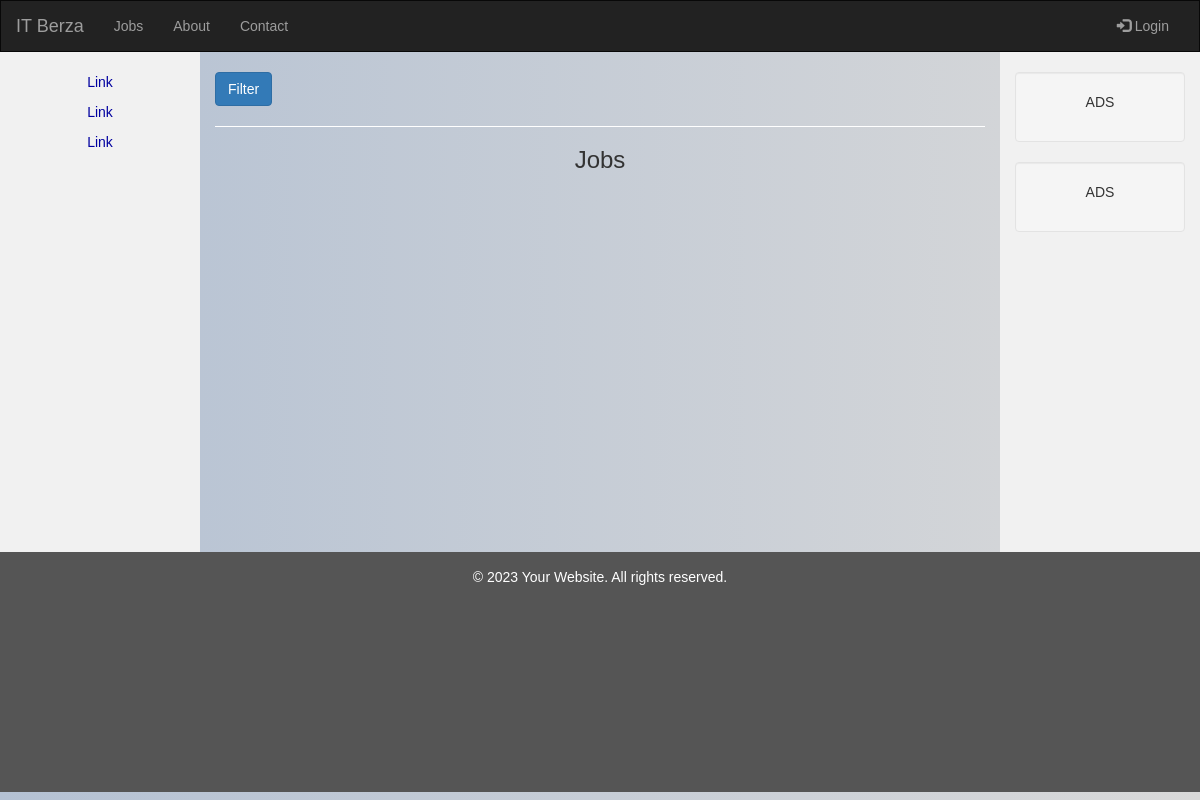
Before: / with the older database file.
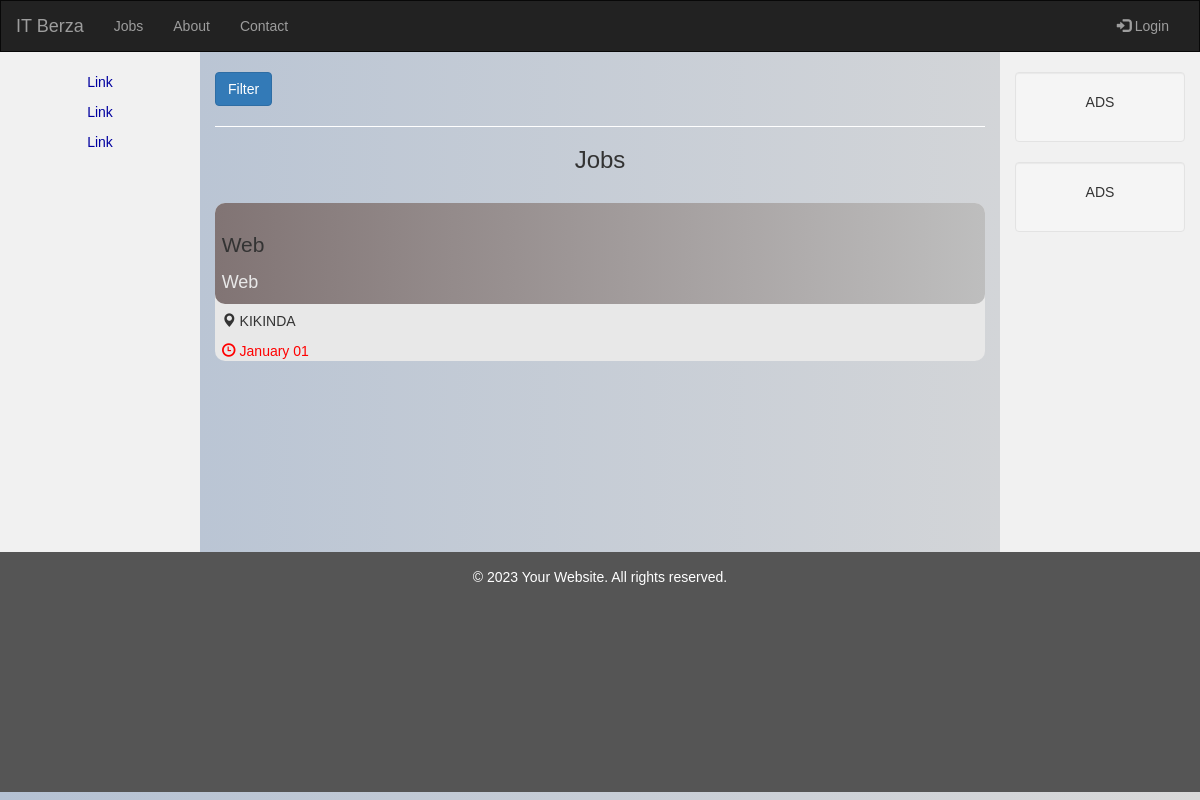
After: the same page with the newer database file.
### tables this page shows
CREATE TABLE `jobs` (
  `id_job` int(11) NOT NULL,
  `contact_person` varchar(255) NOT NULL,
  `contact_email` varchar(255) NOT NULL,
  `contact_telephone` varchar(255) NOT NULL,
  `company_name` varchar(255) NOT NULL,
  `poster_company_name` varchar(255) NOT NULL,
  `tax_id_number` int(63) NOT NULL,
  `position_name` varchar(255) NOT NULL,
  `category` varchar(255) NOT NULL,
  `city` varchar(255) NOT NULL,
  `remote` tinyint(1) NOT NULL DEFAULT 0,
  `qualifications` varchar(255) NOT NULL,
  `employment_type` varchar(255) NOT NULL,
  `text` text NOT NULL,
  `signup_email` varchar(255) NOT NULL,
  `signup_telephone` varchar(255) NOT NULL,
  `duration` int(63) NOT NULL,
  `period_from` date DEFAULT NULL,
  `period_to` date DEFAULT NULL,
  `is_enabled` tinyint(1) NOT NULL DEFAULT 0
);

CREATE TABLE `cities` (
  `id_city` int(11) NOT NULL,
  `city` varchar(255) NOT NULL
);

### index.php (the view, shortened to what this page needs)
<?php
require 'ban-check.php';
?>
<!DOCTYPE html>
<html lang="en">
<head>
    <link rel="stylesheet" href="https://maxcdn.bootstrapcdn.com/bootstrap/3.4.1/css/bootstrap.min.css">
    <link href="style.css" rel="stylesheet">
</head>
<body>
<nav class="navbar navbar-inverse">
    <div class="container-fluid">
        <div class="navbar-header">
            <a class="navbar-brand" href="index.php">IT Berza</a>
        </div>
        <div class="collapse navbar-collapse" id="myNavbar">
            <ul class="nav navbar-nav">
                <li><a href="index.php">Jobs</a></li>
                <li><a href="about.php">About</a></li>
                <li><a href="contact.php">Contact</a> </li>
            </ul>
            <ul class="nav navbar-nav navbar-right">
                <li>
                    <?php
                    if (isset($_SESSION['logged_in']) && $_SESSION['logged_in']===TRUE) {
                        echo "<a href='logout.php'> ".$_SESSION['email']."&nbsp;&nbsp;&nbsp;<span class='glyphicon glyphicon-log-out'></span> Logout</a>";
                    }else{
                        echo "<a href=\"login.php\"><span class=\"glyphicon glyphicon-log-in\"></span> Login</a>";
                    }?>
                </li>
            </ul>
        </div>
    </div>
</nav>
<div class="container-fluid col-sm-12 text-center">
    <div class="row content">
        <div class="col-sm-2 sidenav">
            <p><a href="#">Link</a></p>
            <p><a href="#">Link</a></p>
            <p><a href="#">Link</a></p>
        </div>
        <div class="col-sm-8 text-left middle"><br>
            <div class="content">
                <button class="btn btn-primary border" id="toggleFormBtn"> Filter </button>
            </div>
            <div class="content">
                <hr>
                <h3 class="text-center">Jobs</h3>
            </div>
            <div class="content">
                <?php include_once 'index-list-jobs.php';  ?>
            </div>
        </div>
        <div class="col-sm-2 sidenav">
            <div class="well">
                <p>ADS</p>
            </div>
            <div class="well">
                <p>ADS</p>
            </div>
        </div>
    </div>
</div>
<footer class="container-fluid text-center">
    <p>&copy; 2023 Your Website. All rights reserved.</p>
</footer>
</body>
</html>

### index-list-jobs.php (shortened to what this page needs)
<?php
$boxesPerPage = 10;
if (isset($_GET['page'])) {
    $currentPage = intval($_GET['page']);
} else {
    $currentPage = 1;
}
$offset = ($currentPage - 1) * $boxesPerPage;
$conditions = [];
if (!empty($conditions)) {
    $conditionsClause = ' WHERE ' . implode(' AND ', $conditions);
} else {
    $conditionsClause = '';
}
$sql = "SELECT
    j.city,
    ci.city,
    j.id_job,
    j.contact_person,
    j.contact_email,
    j.contact_telephone,
    j.company_name,
    j.position_name,
    j.category,
    c.category,
    j.remote,
    j.qualifications,
    q.qualification AS qualification_name,
    j.employment_type,
    et.employment_type AS employment_type_name,
    j.text,
    j.signup_email,
    j.signup_telephone,
    j.duration,
    j.period_from,
    j.period_to
FROM
    jobs j
JOIN categories c ON
    j.category = c.id_category
JOIN cities ci ON
    j.city = ci.id_city
JOIN employment_type et ON
    j.employment_type = et.id_employment_type
JOIN qualifications q ON
    j.qualifications = q.id_qualification"
    . $conditionsClause
    . " LIMIT $offset, $boxesPerPage";
$result = $conn->query($sql);
while ($row = $result->fetch(PDO::FETCH_ASSOC)) {
    $dateTo = date('F d', strtotime($row['period_to']));
    echo '<a href="job-details.php?id=' . $row['id_job'] . '" class="link-disabled">';
    echo '<br>';
    echo '<div class="card card-rounded">';
    echo '<div class="card-header card-rounded ';
    if (strtotime($row['period_to']) < strtotime(date('Y-m-d'))) {
        echo 'card-header-expired';
    }
    echo '">';
    echo '<h3 class="card-title lead">' . $row['position_name'] . '</h3><h4 class="white"> ' . $row['company_name'] . '</h4>';
    echo '</div>';
    echo '<div class="card-body">';
    echo '<p class="card-text"><span class="glyphicon glyphicon-map-marker"></span> ' . strtoupper($row['city']) . '</p>';
    echo '<p class="card-text ';
    if (strtotime($row['period_to']) < strtotime(date('Y-m-d'))) {
        echo 'red';
    }
    echo '"><span class="glyphicon glyphicon-time"></span> ' . $dateTo . '</p>';
    echo '</div>';
    echo '</div>';
    echo '</a>';
}
?>

Changed rows visible on the page:
now on this page (row edited): jobs: position_name "Web", company_name "Web", cities.city "KIKINDA", period_to "January 01"
